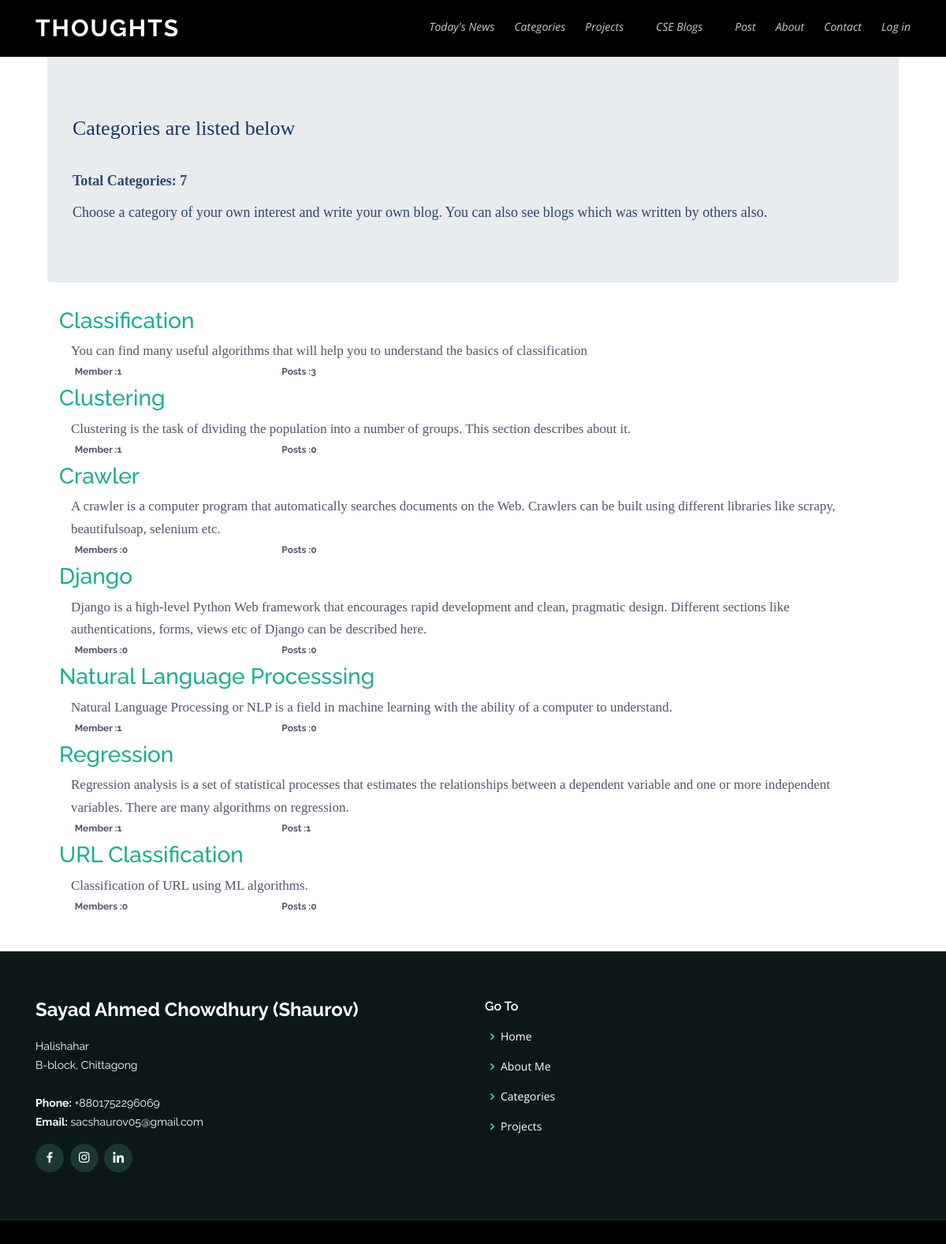
Page /categories/ on the committed database.
### categories/models.py (models this page shows, shortened)
class Category(models.Model):
    name = models.CharField(max_length=255, unique=True)
    slug = models.SlugField(allow_unicode=True, unique=True)
    description = models.TextField(blank=True, default='')
    description_html = models.TextField(editable=False, default='',blank=True)
    members = models.ManyToManyField(User, through="CategoryMember")
    category_pic = models.ImageField(upload_to = 'category_pics', blank=True)
    class Meta:
        ordering = ['name']

### categories/views.py (the view)
class ListCategory(ListView):
    model = Category

### categories/templates/categories/category_list.html (shortened to what this page needs)
{% extends "categories/category_base.html" %}
{% block precategory %}
<div class="container">
    <div class="jumbotron">
        <h2>Categories are listed below</h2>
        <h5><strong>Total Categories: {{object_list.count}}</strong> </h6>
        <h5>Choose a category of your own interest and write your own blog.
        You can also see blogs which was written by others also.</h5>
      </div>
    </div>
  {% endblock %}
  {% block category_content %}
  <div class="container">
    <div class="col-md-12">
      <div class="list-category">
        {% for category in object_list %}
          <a class="link" href="{% url 'categories:single' slug=category.slug %}">
            <h3 class="list-group-item-headning">{{category.name}}</h3>
          </a>
            <div class="list-group-item-text container-fluid">
              {{ category.description|safe }}
              <br>
              <div class="row">
                <div class="col-md-3">
                  <h6><span class="badge">Member{{ category.members.count|pluralize }} :{{category.members.count}}</span></h6>
                </div>
                <div class="col-md-4">
                  <h6><span class="badge">Post{{ category.posts.count|pluralize }} :{{category.posts.count}}</span></h6>
                </div>
              </div>
            </div>
        {% endfor %}
      </div>
    </div>
    </div>
{% endblock %}

### static/assets/css/style.css (style rules this page uses)
body { font-family: "Open Sans", sans-serif; color: #444444; }
a { color: #1bac91; }
h1, h2, h3, h4, h5, h6 { font-family: "Raleway", sans-serif; }
.steps .row { overflow: hidden; }

### static/assets/css/style2.css (style rules this page uses)
.steps div div div div .list-group-item-text { font : 400 17px/1.7 Merriweather,Georgia,times new roman,serif; color: #53536e; }
.steps div div h2 { font : 400 26px/1.8 Merriweather,Georgia,times new roman,serif; color: #071a33; }
.steps div div .jumbotron h2 { font : 400 Merriweather,Georgia,times new roman,serif; color: #143766; }
.steps div div .jumbotron h5 { font : 400 18px/1.8 Merriweather,Georgia,times new roman,serif; color: #2b476e; }
.steps div div div div a { font : Merriweather,Georgia,times new roman,serif; }
.steps div h2 { margin-top: 0; margin-bottom: 1rem; display: block; margin-block-start: 1em; margin-block-end: 1em; margin-inline-start: 0px; margin-inline-end: 0px; text-align: justify; font : 400 28px/1.8 Merriweather,Georgia,times new roman,serif; }

### rows in the picture
Category: name "Classification", description "You can find many useful algorithms that will help you to understand the basics of classification", members.count "1", posts.count "3"
Category: name "Clustering", description "Clustering is the task of dividing the population into a number of groups. This section describes about it.", members.count "1", posts.count "0"
Category: name "Crawler", description "A crawler is a computer program that automatically searches documents on the Web. Crawlers can be built using different libraries like scrapy, beautifulsoap, selenium etc.", members.count "0", posts.count "0"
Category: name "Django", description "Django is a high-level Python Web framework that encourages rapid development and clean, pragmatic design. Different sections like authentications, forms, views etc of Django can be described here.", members.count "0", posts.count "0"
Category: name "Natural Language Processsing", description "Natural Language Processing or NLP is a field in machine learning with the ability of a computer to understand.", members.count "1", posts.count "0"
Category: name "Regression", description "Regression analysis is a set of statistical processes that estimates the relationships between a dependent variable and one or more independent variables. There are many algorithms on regression.", members.count "1", posts.count "1"
Category: name "URL Classification", description "Classification of URL using ML algorithms.", members.count "0", posts.count "0"

### other values in the picture
{{ object_list.count }} "7"
